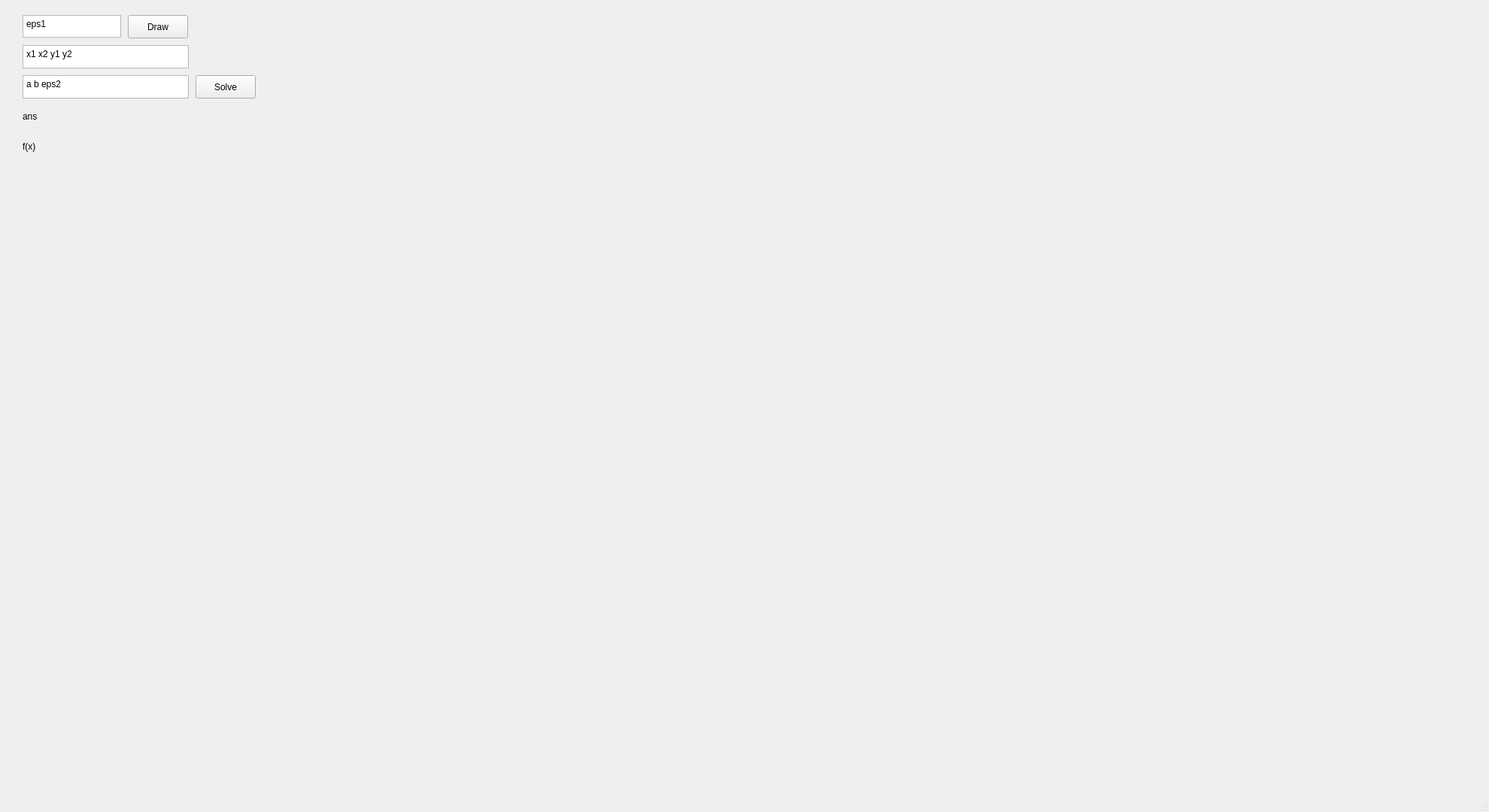
<?xml version="1.0" encoding="UTF-8"?>
<ui version="4.0">
 <class>MainWindow</class>
 <widget class="QMainWindow" name="MainWindow">
  <property name="geometry">
   <rect>
    <x>0</x>
    <y>0</y>
    <width>1980</width>
    <height>1080</height>
   </rect>
  </property>
  <property name="windowTitle">
   <string>MainWindow</string>
  </property>
  <widget class="QWidget" name="centralwidget">
   <widget class="QPlainTextEdit" name="plainTextEdit">
    <property name="geometry">
     <rect>
      <x>30</x>
      <y>20</y>
      <width>131</width>
      <height>30</height>
     </rect>
    </property>
    <property name="plainText">
     <string>eps1</string>
    </property>
   </widget>
   <widget class="QPlainTextEdit" name="plainTextEdit_2">
    <property name="geometry">
     <rect>
      <x>30</x>
      <y>60</y>
      <width>221</width>
      <height>31</height>
     </rect>
    </property>
    <property name="plainText">
     <string>x1 x2 y1 y2</string>
    </property>
   </widget>
   <widget class="QPushButton" name="pushButton">
    <property name="geometry">
     <rect>
      <x>170</x>
      <y>20</y>
      <width>80</width>
      <height>31</height>
     </rect>
    </property>
    <property name="text">
     <string>Draw</string>
    </property>
   </widget>
   <widget class="QPlainTextEdit" name="plainTextEdit_3">
    <property name="geometry">
     <rect>
      <x>30</x>
      <y>100</y>
      <width>221</width>
      <height>31</height>
     </rect>
    </property>
    <property name="plainText">
     <string>a b eps2</string>
    </property>
   </widget>
   <widget class="QPushButton" name="pushButton_2">
    <property name="geometry">
     <rect>
      <x>260</x>
      <y>100</y>
      <width>80</width>
      <height>31</height>
     </rect>
    </property>
    <property name="text">
     <string>Solve</string>
    </property>
   </widget>
   <widget class="QLabel" name="label">
    <property name="geometry">
     <rect>
      <x>30</x>
      <y>140</y>
      <width>221</width>
      <height>30</height>
     </rect>
    </property>
    <property name="autoFillBackground">
     <bool>true</bool>
    </property>
    <property name="text">
     <string>ans</string>
    </property>
   </widget>
   <widget class="QLabel" name="label_2">
    <property name="geometry">
     <rect>
      <x>30</x>
      <y>180</y>
      <width>221</width>
      <height>30</height>
     </rect>
    </property>
    <property name="text">
     <string>f(x)</string>
    </property>
   </widget>
  </widget>
  <widget class="QMenuBar" name="menubar">
   <property name="geometry">
    <rect>
     <x>0</x>
     <y>0</y>
     <width>1980</width>
     <height>25</height>
    </rect>
   </property>
  </widget>
  <widget class="QStatusBar" name="statusbar"/>
 </widget>
 <resources/>
 <connections/>
</ui>
